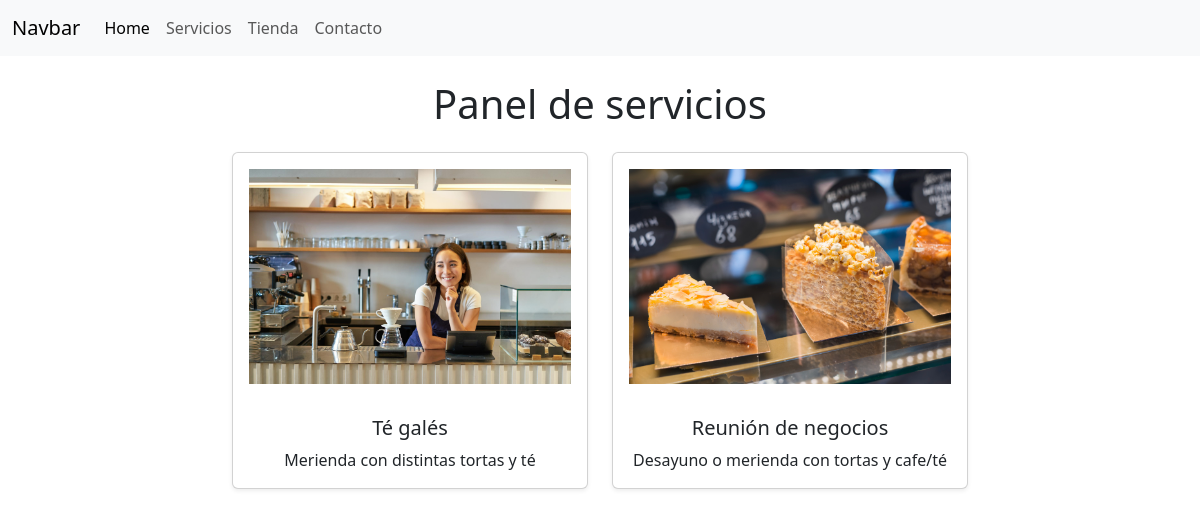
The app's page /servicios/ with its own data.
### servicio/models.py (models this page shows, shortened)
class Servicio(models.Model):
    titulo=models.CharField(max_length=20)
    contenido=models.CharField(max_length=50)
    imagen=models.ImageField(upload_to='servicio')
    precio=models.IntegerField()
    class Meta:
        verbose_name='servicio'
        verbose_name_plural='servicios'

### servicio/views.py (the view)
# urls.py: path('servicios/', include('servicio.urls')),
def servicios(request):
    servicios=Servicio.objects.all()
    return render(request, "servicios/servicios.html", {"servicios": servicios})

### carro/context_processor.py (called while the page is built)
def importe_total_carro(request):
    total=0
    carro = request.session.get("carro", {})
    for key, value in carro.items():
        total += float(value["precio"])
    return {"importe_total_carro": total}

### servicio/templates/servicios/servicios.html (shortened to what this page needs)
{% extends "cafeWebApp/base.html" %}
{% block content %}
<div class="container mt-4">
    <h1 class="text-center mb-4">Panel de servicios</h1>
    <div class="row justify-content-center">
        {% for servicio in servicios %}
        <div class="col-md-6 col-lg-4 mb-4">
            <div class="card shadow-sm h-100">
                <img src="{{ servicio.imagen.url }}" class="card-img-top img-fluid p-3" alt="{{servicio.titulo}}" style="max-height:300px; object-fit:cover;">
                <div class="card-body text-center">
                    <h2 class="h5">{{ servicio.titulo }}</h2>
                    <p class="card-text">{{ servicio.contenido }}</p>
                </div>
            </div>
        </div>
        {% endfor %}
    </div>
</div>
{% endblock %}

### records on screen
Servicio: imagen (picture), titulo "Té galés", contenido "Merienda con distintas tortas y té"
Servicio: imagen (picture), titulo "Reunión de negocios", contenido "Desayuno o merienda con tortas y cafe/té"
